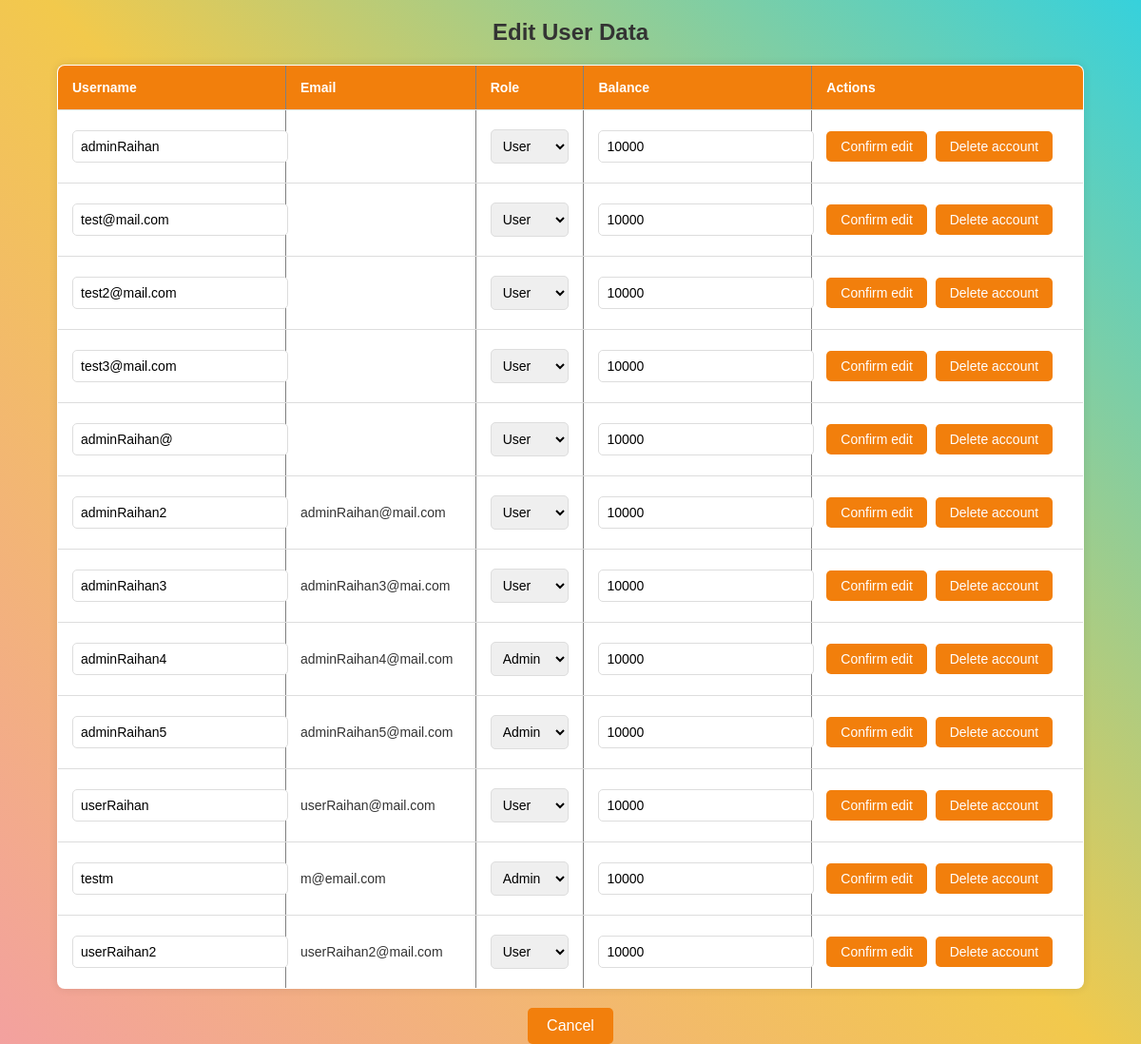
/editUserData.php (signed in), run on an earlier commit of the app's database.
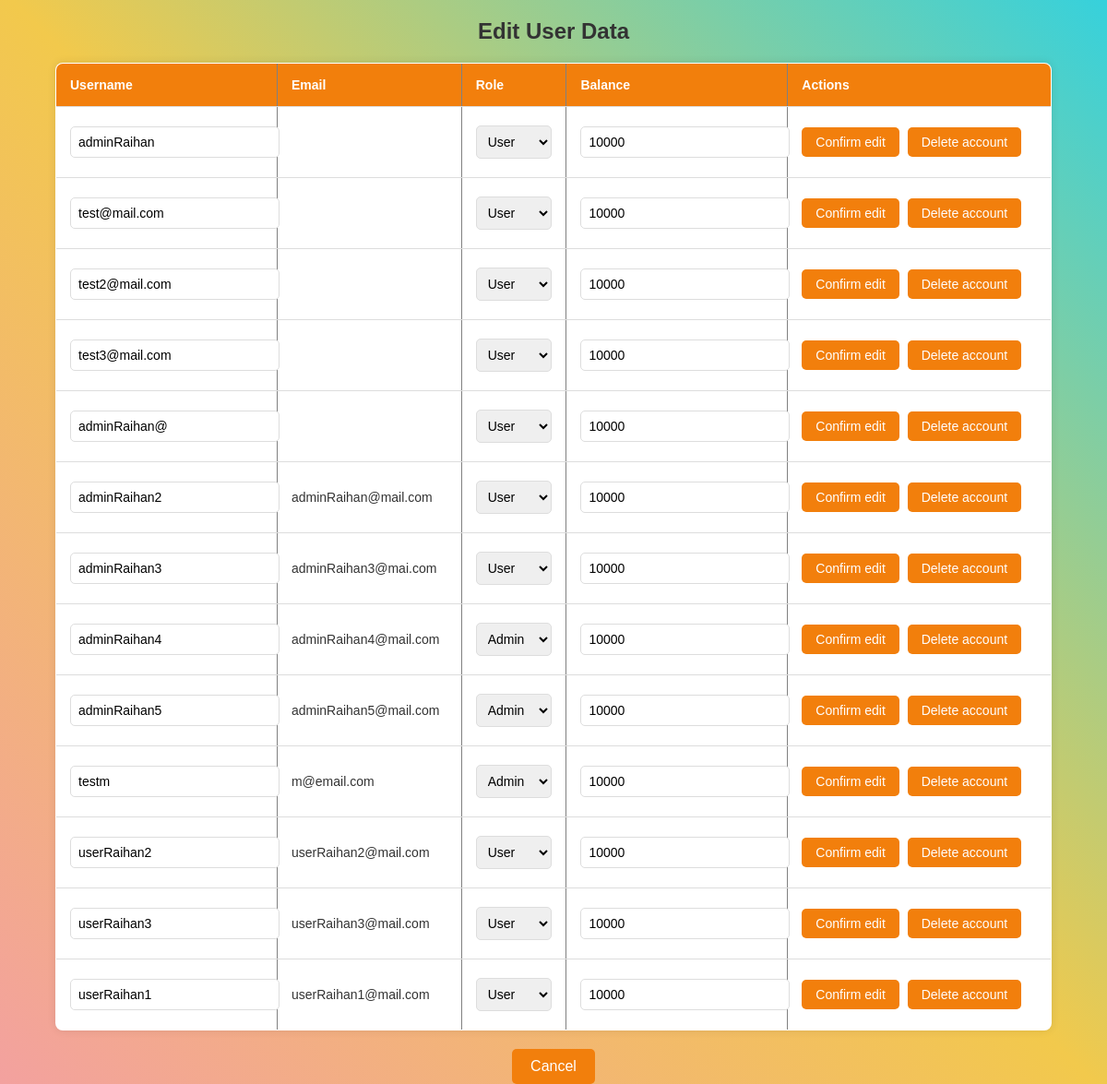
And on a later commit of the database.
### tables this page shows
CREATE TABLE `users` (
  `id` int(11) NOT NULL,
  `username` varchar(20) DEFAULT NULL,
  `passwords` varchar(255) DEFAULT NULL,
  `email` varchar(30) NOT NULL,
  `role` enum('admin','user') NOT NULL DEFAULT 'user',
  `balance` int(11) NOT NULL DEFAULT 10000,
  `picture` varchar(255) DEFAULT NULL,
  `securityQuestion` text DEFAULT NULL,
  `securityAnswer` text DEFAULT NULL,
  `resetToken` varchar(64) DEFAULT NULL,
  `resetTokenExpired` int(11) DEFAULT NULL
);

### editUserData.php (the view, shortened to what this page needs)
<?php
require_once 'db_connection.php';
$stmt = $con->prepare("SELECT * FROM users");
$stmt->execute();
$users = $stmt->fetchAll(PDO::FETCH_ASSOC);
?>
<!DOCTYPE html>
<html lang="en">
<head>
    <link rel="stylesheet" href="editUserDataStyles.css">
</head>
<body>
    <h2>Edit User Data</h2>
    <div class="container">
    <table border="1">
        <thead>
            <tr>
                <th>Username</th>
                <th>Email</th>
                <th>Role</th>
                <th>Balance</th>
                <th>Actions</th>
            </tr>
        </thead>
        <tbody>
            <?php foreach ($users as $user): ?>
            <tr>
                <form method="POST" action="">
                    <td><input type="text" name="username" value="<?php echo htmlspecialchars($user['username']); ?>"></td>
                    <td><?php echo htmlspecialchars($user['email']); ?></td>
                    <td>
                        <select name="role">
                            <option value="user" <?php echo $user['role'] === 'user' ? 'selected' : ''; ?>>User</option>
                            <option value="admin" <?php echo $user['role'] === 'admin' ? 'selected' : ''; ?>>Admin</option>
                        </select>
                    </td>
                    <td><input type="number" name="balance" value="<?php echo htmlspecialchars($user['balance']); ?>"></td>
                    <td>
                        <button type="submit" name="editUser">Confirm edit</button>
                        <button type="submit" name="deleteUser" onclick="return confirm('Are you sure you want to delete this user?')">Delete account</button>
                    </td>
                </form>
            </tr>
            <?php endforeach; ?>
        </tbody>
    </table>
    </div>
    <div class="backButtonContainer">
        <a href="profile.php" class="backButton">Cancel</a>
    </div>
</body>
</html>

### editUserDataStyles.css (style rules this page uses)
body { display: flex; flex-direction: column; align-items: center; justify-content: center; min-height: 100vh; margin: 0; background: linear-gradient(45deg, #f3a19f, #f2c94c, #36d1dc); font-family: 'Poppins', sans-serif; }
h2 { color: #333; margin-bottom: 20px; text-align: center; }
.container { width: 90%; max-width: 1200px; }
table { width: 100%; border-collapse: collapse; margin: 0 auto; background-color: #ffffff; box-shadow: 0px 0px 10px rgba(0, 0, 0, 0.1); border-radius: 8px; overflow: hidden; }
th, td { padding: 15px; text-align: left; font-size: 14px; border-bottom: 1px solid #ddd; }
th { background-color: #f27f0c; color: white; }
td { color: #333; }
input[type="text"], input[type="number"], select { width: 100%; padding: 8px; margin: 5px 0; border: 1px solid #ddd; border-radius: 5px; font-size: 14px; }
button[type="submit"] { padding: 8px 15px; background-color: #f27f0c; border: none; border-radius: 5px; color: white; font-size: 14px; cursor: pointer; margin-right: 5px; }
.backButtonContainer { margin-top: 20px; }
.backButton { padding: 10px 20px; background-color: #f27f0c; color: white; text-decoration: none; border-radius: 5px; font-size: 16px; display: inline-block; }

What changed in the data, as far as the page shows it:
removed users: username "userRaihan", email "userRaihan@mail.com", role "User", balance "10000"
added users: username "userRaihan3", email "userRaihan3@mail.com", role "User", balance "10000"
added users: username "userRaihan1", email "userRaihan1@mail.com", role "User", balance "10000"
